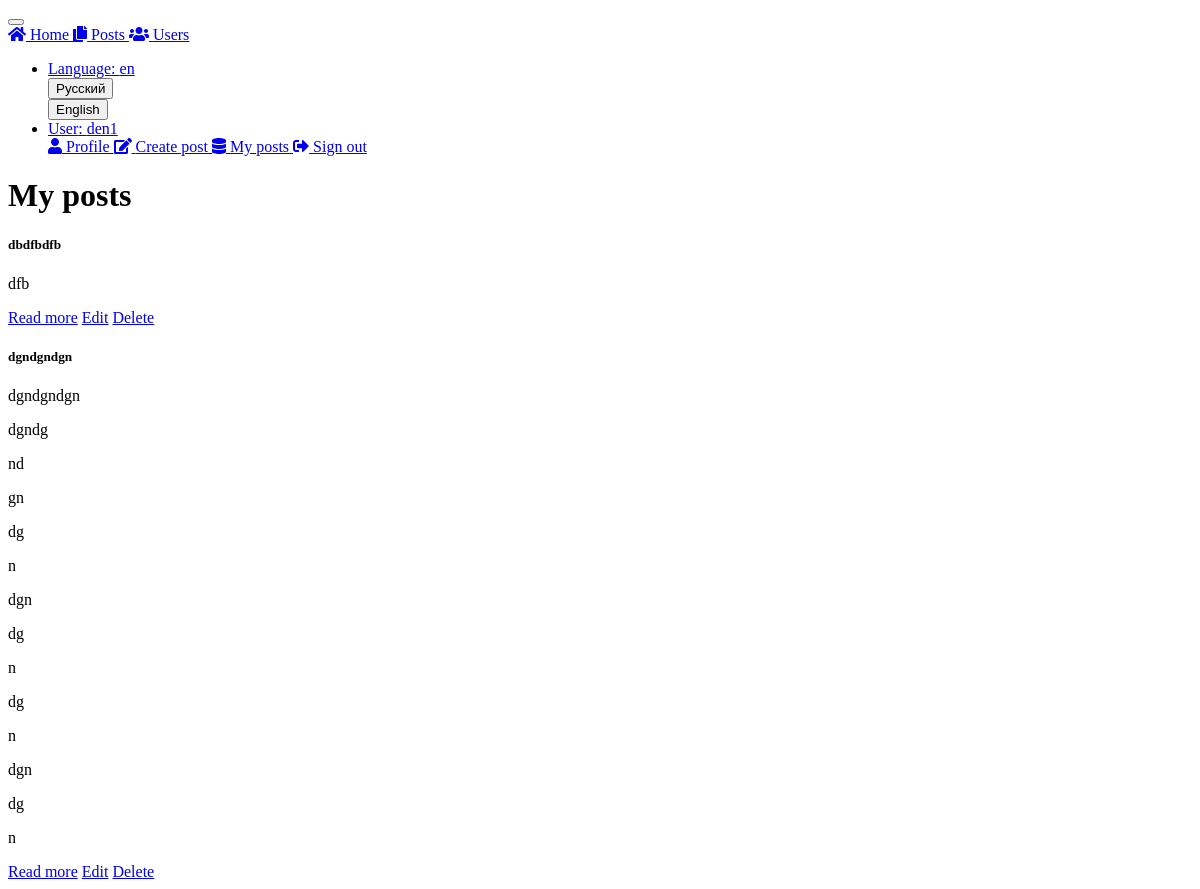
The page /posts/user (signed in) on the database as committed earlier.
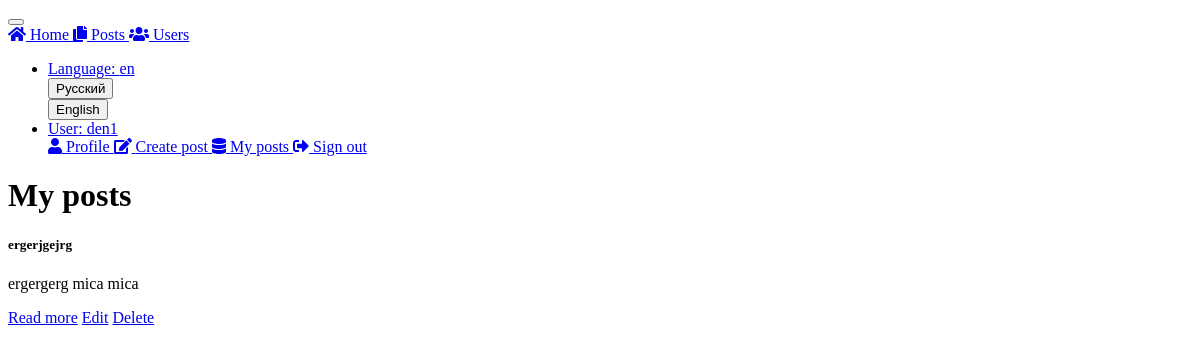
The same page on the database as committed later.
### posts/models.py (models this page shows, shortened)
class Posts(models.Model):
    name = models.CharField(max_length=255)
    post = models.TextField()
    pub_date = models.DateTimeField(auto_now_add=True, blank=True)
    user = models.ForeignKey(User, on_delete=models.CASCADE)

### posts/views.py (the view)
# urls.py: path('user', views.UserPostsView.as_view(), name='user_posts'),
class UserPostsView(View):
    template_name = 'pages/user_posts.html'
    search_form = PostSearchForm
    @method_decorator(login_required)
    def get(self, request):
        print(request.user.id)
        posts = Posts.objects.all().filter(user=request.user.id)
        current_page = Paginator(posts, 10)
        page = request.GET.get('page')
        try:
            posts_list = current_page.page(page)
        except PageNotAnInteger:
            posts_list = current_page.page(1)
        except EmptyPage:
            posts_list = current_page.page(current_page.num_pages)
        return render(request, self.template_name, {'page': page, 'posts': posts_list})

### templates/pages/user_posts.html (shortened to what this page needs)
{% extends "../base.html" %}
{% load crispy_forms_tags i18n %}
{% block content %}
<main role="main" class="flex-shrink-0">
   <div class="container">
      <div class="row">
         <div class="col">
            <h1 class="h3 mb-3 font-weight-normal">
               {% trans 'user_all_posts' %}
            </h1>
            {% for post in posts %}
            <div class="card border-dark mb-2 mt-2">
               <div class="card-body text-dark">
                    <h5 class="card-title">{{ post.name }}</h5>
                    <p class="card-text">{{ post.post|safe|truncatechars:500 }}</p>
                    <a href="{% url 'posts:single_post' post.id %}" class="btn btn-primary">{% trans 'read_more' %}</a>
                    <a href="{% url 'posts:edit_post' post.id %}" class="btn btn-primary">{% trans 'edit_btn' %}</a>
                    <a href="{% url 'posts:delete_post' post.id %}" class="btn btn-danger">{% trans 'delete_btn' %}</a>
               </div>
            </div>
            {% endfor %}
         </div>
      </div>
   </div>
</main>
{% endblock %}

### templates/navbar.html (shortened to what this page needs)
{% load i18n %}
<nav class="navbar navbar-expand-md fixed-top navbar-light bg-light">
   <button class="navbar-toggler" type="button" data-toggle="collapse" data-target="#navbarsExampleDefault" aria-controls="navbarsExampleDefault" aria-expanded="false" aria-label="Toggle navigation">
   </button>
   <div class="collapse navbar-collapse" id="navbarNavAltMarkup">
      <div class="navbar-nav">
         <a class="nav-link" href="{% url 'index' %}">
             <i class="fas fa-home"></i>
             {% trans 'home' %}
         </a>
         <a class="nav-item nav-link" href="{% url 'posts:all' %}">
             <i class="fas fa-copy"></i>
             {% trans 'posts' %}
         </a>
         <a class="nav-item nav-link" href="{% url 'accounts:users' %}">
             <i class="fas fa-users"></i>
             {% trans 'users' %}
         </a>
      </div>
   </div>
   <ul class="navbar-nav">
      {% get_available_languages as languages %}
      {% get_current_language as LANGUAGE_CODE %}
      {% get_available_languages as LANGUAGES %}
      {% get_language_info_list for LANGUAGES as languages %}
      <li class="navbar-nav dropdown">
        <a href="#" class="nav-link dropdown-toggle"  type="button" id="lang-switch-dropdown" data-toggle="dropdown" aria-haspopup="false" aria-expanded="false">
            {% trans 'lang_label' %}:&nbsp;{{ LANGUAGE_CODE }}
        </a>
        <div class="dropdown-menu dropdown-menu-right" aria-labelledby="lang-switch-dropdown">
           {% for language in languages %}
             <form action="{% url 'set_language' %}" method="post">
                 <button class="dropdown-item" type="submit">{{ language.name_local }}</button>
             </form>
         {% endfor %}
         </div>
      </li>
      {% if user.is_authenticated %}
      <li class="navbar-nav dropdown">
         <a href="#" class="nav-link dropdown-toggle" type="button" id="user-dropdown" data-toggle="dropdown" aria-haspopup="false" aria-expanded="false">
            {% trans 'user_label' %}:&nbsp;{{ user.username }}
         </a>
         <div class="dropdown-menu dropdown-menu-right" aria-labelledby="user-dropdown">
            <a class="dropdown-item" href="{% url 'accounts:profile' %}">
                <i class="fas fa-user"></i>
                {% trans 'profile' %}
            </a>
            <a class="dropdown-item" href="{% url 'posts:create_post' %}">
                <i class="fas fa-edit"></i>
                {% trans 'crete_post' %}
            </a>
            <a class="dropdown-item" href="{% url 'posts:user_posts' %}">
                <i class="fas fa-database"></i>
                {% trans 'user_all_posts' %}
            </a>
            <a class="dropdown-item" href="{% url 'accounts:logout' %}">
                <i class="fas fa-sign-out-alt"></i>
                {% trans 'sign_out' %}
            </a>
         </div>
      </li>
   </ul>
   {% endif %}
</nav>

Rows that differ between the two databases and show on the page:
removed Posts: name "dbdfbdfb", post "dfb"
removed Posts: name "dgndgndgn", post "dgndgndgn dgndg nd gn dg n dgn dg n dg n dgn dg n"
added Posts: name "ergerjgejrg", post "ergergerg mica mica"
